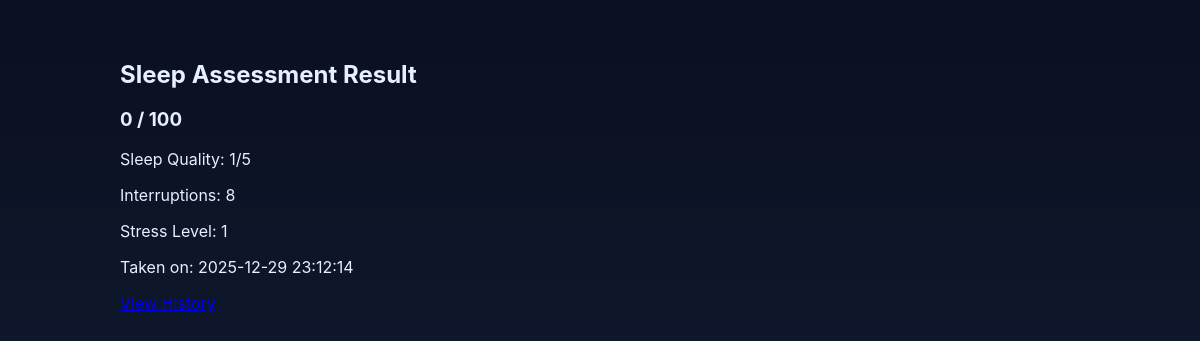
Page /results.php (signed in) on the committed database.
### tables this page shows
CREATE TABLE `sleep_assessments` (
  `id` int(11) NOT NULL,
  `user_id` int(11) NOT NULL,
  `sleep_time` time NOT NULL,
  `wake_time` time NOT NULL,
  `time_to_sleep` int(11) NOT NULL,
  `interruptions` int(11) NOT NULL,
  `sleep_quality` int(11) NOT NULL,
  `stress_level` int(11) NOT NULL,
  `dream_quality` varchar(50) NOT NULL,
  `date_taken` datetime NOT NULL DEFAULT current_timestamp(),
  `created_at` datetime DEFAULT current_timestamp()
);

### results.php (the view, shortened to what this page needs)
<?php
require 'db.php';
$user = $_SESSION['user'] ?? null;
$user_id = $user['id'] ?? null;
$stmt = $pdo->prepare("
SELECT *
FROM sleep_assessments
WHERE user_id = ?
ORDER BY created_at DESC
LIMIT 1
");
$stmt->execute([$user_id]);
$ass = $stmt->fetch(PDO::FETCH_ASSOC);
$overall_score = ($ass['sleep_quality'] * 20)
               - ($ass['interruptions'] * 5)
               - ($ass['stress_level'] * 5);
$overall_score = max(0, min(100, $overall_score));
?>
<!doctype html>
<html>
<head>
  <link rel="stylesheet" href="style.css">
</head>
<body>
<div class="container">
  <h2>Sleep Assessment Result</h2>
  <h3><?= $overall_score ?> / 100</h3>
  <p>Sleep Quality: <?= $ass['sleep_quality'] ?>/5</p>
  <p>Interruptions: <?= $ass['interruptions'] ?></p>
  <p>Stress Level: <?= $ass['stress_level'] ?></p>
  <p>Taken on: <?= $ass['created_at'] ?></p>
  <a href="history.php">View History</a>
</div>
</body>
</html>

### style.css (style rules this page uses)
:root { --bg1: #0b1020; --bg2: #12203a; --card: rgba(255,255,255,0.06); --accent: #6dd3ff; --glass: rgba(255,255,255,0.06); --muted: #bfcbdc; }
* { box-sizing:border-box; font-family:Inter, Poppins, Arial, sans-serif; }
body { margin:0; background:linear-gradient(180deg,var(--bg1),var(--bg2)); color:#e6f0ff; min-height:100vh; }
.container { max-width:1000px; margin:40px auto; padding:20px; }
h1,h2 { margin:0 }

### rows in the picture
sleep_assessments: overall_score "0", sleep_quality "1", interruptions "8", stress_level "1", created_at "2025-12-29 23:12:14"
